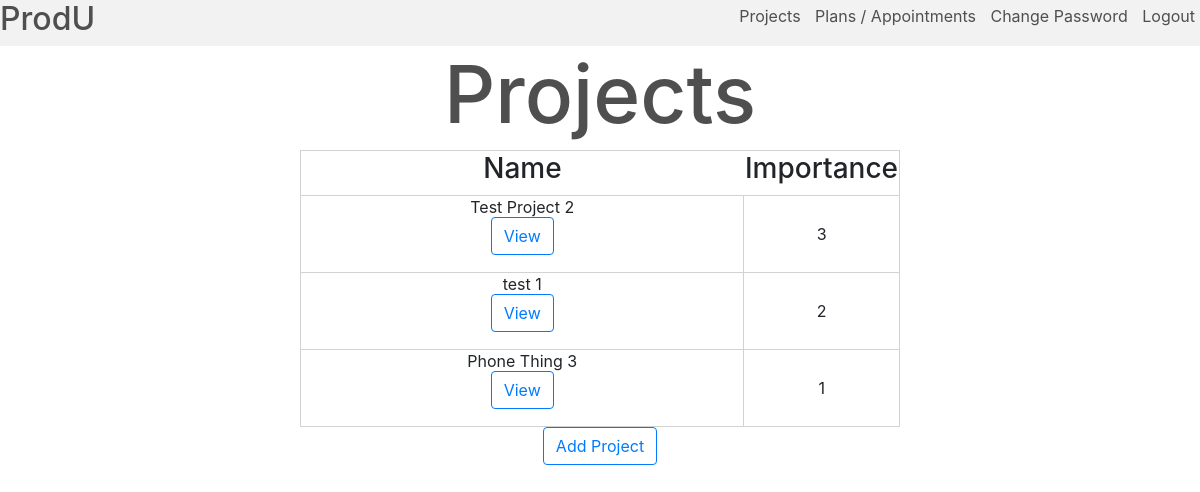
Page /projects (signed in) on the committed database.
### tables this page shows
CREATE TABLE projects (
id INTEGER PRIMARY KEY,
user_id INTEGER NOT NULL,
visible_ids TEXT,
name TEXT NOT NULL,
importance INTEGER NOT NULL,
FOREIGN KEY (user_id) REFERENCES users(id)
);

### app.py (the view, shortened to what this page needs)
@app.route("/projects", methods = ["GET", "POST"])
@login_required
def projects():
    if request.method == "GET":
        projects = db.execute("SELECT * FROM projects WHERE user_id = :user_id ORDER BY importance DESC", user_id = session["user_id"])
        print(projects)
        return render_template("projects.html", projects = projects)

### app.py (called while the page is built)
def login_required(f):
    @wraps(f)
    def decorated_function(*args, **kwargs):
        if session.get("user_id") is None:
            return redirect("/login")
        return f(*args, **kwargs)
    return decorated_function

### templates/projects.html (shortened to what this page needs)
{% extends "layout.html" %}
{% block body %}
    <h1>Projects</h1>
    <div id = "disp">
        <table style="text-align: center !important">
            <th><h3>Name</h3></th>
            <th><h3>Importance</h3></th>
            {% for project in projects %}
                <tr>
                    <td style="width: 80%;"> {{project["name"]}} {{project["id"]}}
                        <form action="/viewproject", method = "post">
                            <button type="submit" class="btn btn-outline-primary" value = {{ project["id"] }}>View</button>
                        </form>
                    </td>
                    <td> {{ project["importance"] }} </td>
                </tr>
            {% endfor %}
        </table>
    </div>
    <button type="button" class="btn btn-outline-primary formelem" id = "addplan">Add Project</button>
{% endblock %}

### static/style.css (style rules this page uses)
h1 { text-align: center; color: #4f4f4f; font-size: 5em; }
.formelem { display: block; margin: auto; }
table { width: 50%; border: 1px solid #d2d2d2; border-collapse: collapse; margin: auto; }
td { border: 1px solid #d2d2d2; }

### rows in the picture
projects: name "Test Project", id "2", importance "3"
projects: name "test", id "1", importance "2"
projects: name "Phone Thing", id "3", importance "1"
